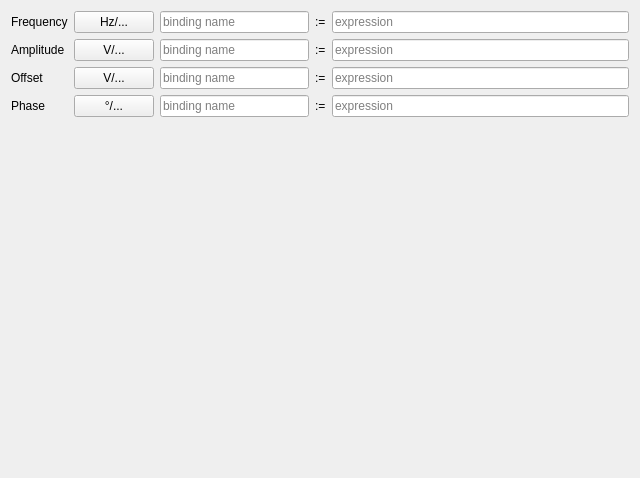
<?xml version="1.0" encoding="UTF-8"?>
<ui version="4.0">
 <class>SineEditor</class>
 <widget class="QWidget" name="SineEditor">
  <property name="geometry">
   <rect>
    <x>0</x>
    <y>0</y>
    <width>640</width>
    <height>478</height>
   </rect>
  </property>
  <property name="windowTitle">
   <string>Form</string>
  </property>
  <layout class="QVBoxLayout" name="verticalLayout" stretch="0,1">
   <item>
    <layout class="QGridLayout" name="gridLayout" columnstretch="0,0,1,0,2">
     <property name="spacing">
      <number>6</number>
     </property>
     <item row="1" column="0">
      <widget class="QLabel" name="label_2">
       <property name="text">
        <string>Amplitude</string>
       </property>
      </widget>
     </item>
     <item row="2" column="2">
      <widget class="QLineEdit" name="lineEdit_3">
       <property name="placeholderText">
        <string>binding name</string>
       </property>
      </widget>
     </item>
     <item row="2" column="3">
      <widget class="QLabel" name="label_7">
       <property name="text">
        <string>:=</string>
       </property>
      </widget>
     </item>
     <item row="1" column="2">
      <widget class="QLineEdit" name="lineEdit_2">
       <property name="placeholderText">
        <string>binding name</string>
       </property>
      </widget>
     </item>
     <item row="1" column="3">
      <widget class="QLabel" name="label_6">
       <property name="text">
        <string>:=</string>
       </property>
      </widget>
     </item>
     <item row="2" column="1">
      <widget class="QPushButton" name="pushButton_3">
       <property name="text">
        <string>V/...</string>
       </property>
      </widget>
     </item>
     <item row="0" column="2">
      <widget class="QLineEdit" name="lineEdit">
       <property name="placeholderText">
        <string>binding name</string>
       </property>
      </widget>
     </item>
     <item row="0" column="3">
      <widget class="QLabel" name="label_5">
       <property name="text">
        <string>:=</string>
       </property>
      </widget>
     </item>
     <item row="0" column="0">
      <widget class="QLabel" name="label">
       <property name="text">
        <string>Frequency</string>
       </property>
      </widget>
     </item>
     <item row="2" column="0">
      <widget class="QLabel" name="label_3">
       <property name="text">
        <string>Offset</string>
       </property>
      </widget>
     </item>
     <item row="1" column="1">
      <widget class="QPushButton" name="pushButton_2">
       <property name="text">
        <string>V/...</string>
       </property>
      </widget>
     </item>
     <item row="3" column="0">
      <widget class="QLabel" name="label_4">
       <property name="text">
        <string>Phase</string>
       </property>
      </widget>
     </item>
     <item row="0" column="1">
      <widget class="QPushButton" name="pushButton">
       <property name="text">
        <string>Hz/...</string>
       </property>
      </widget>
     </item>
     <item row="0" column="4">
      <widget class="QLineEdit" name="lineEdit_5">
       <property name="placeholderText">
        <string>expression</string>
       </property>
      </widget>
     </item>
     <item row="1" column="4">
      <widget class="QLineEdit" name="lineEdit_6">
       <property name="placeholderText">
        <string>expression</string>
       </property>
      </widget>
     </item>
     <item row="2" column="4">
      <widget class="QLineEdit" name="lineEdit_7">
       <property name="placeholderText">
        <string>expression</string>
       </property>
      </widget>
     </item>
     <item row="3" column="1">
      <widget class="QPushButton" name="pushButton_4">
       <property name="text">
        <string>°/...</string>
       </property>
      </widget>
     </item>
     <item row="3" column="2">
      <widget class="QLineEdit" name="lineEdit_4">
       <property name="placeholderText">
        <string>binding name</string>
       </property>
      </widget>
     </item>
     <item row="3" column="3">
      <widget class="QLabel" name="label_8">
       <property name="text">
        <string>:=</string>
       </property>
      </widget>
     </item>
     <item row="3" column="4">
      <widget class="QLineEdit" name="lineEdit_8">
       <property name="placeholderText">
        <string>expression</string>
       </property>
      </widget>
     </item>
    </layout>
   </item>
   <item>
    <spacer name="verticalSpacer">
     <property name="orientation">
      <enum>Qt::Vertical</enum>
     </property>
     <property name="sizeHint" stdset="0">
      <size>
       <width>20</width>
       <height>40</height>
      </size>
     </property>
    </spacer>
   </item>
  </layout>
 </widget>
 <resources/>
 <connections/>
</ui>
